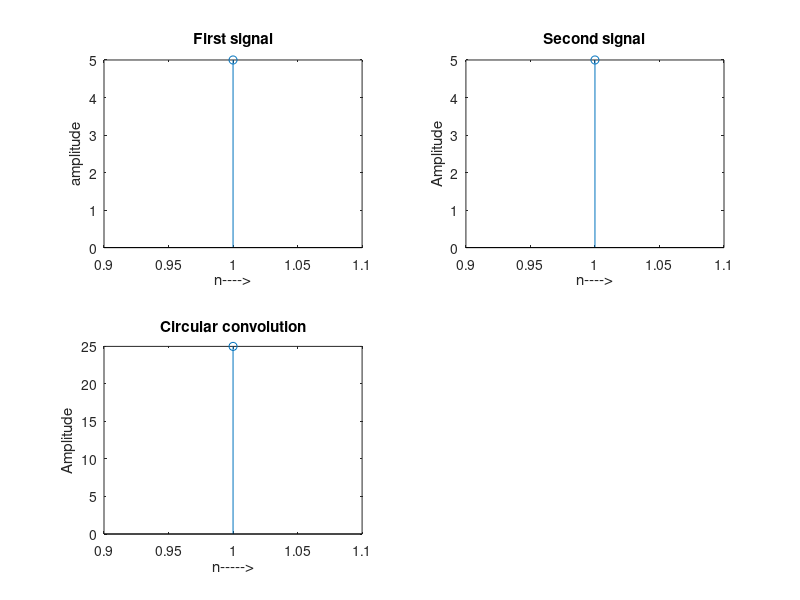

Reproduce this figure in MATLAB.
%-MD MAHADI HASAN NAHID
%-Lecturer, CSE, SUST
%-CSE 426 - Digitall Signal Processing 

%circular convolution by fft, ifft

close all;
clear all;
clc;

x1=input('enter the first sequence')
x2=input('enter the second seqquence')
N1=length(x1)
N2=length(x2)

if N1>N2
    x2=[x2,zeros(N2-N1)]
end

if N2>N1
    x1=[x1,zeros(N2-N1)]
end

N=max(N1,N2)
X1=fft(x1,N);
X2=fft(x2,N);

X3=X1.*X2

x3=ifft(X3)

subplot(2,2,1);
stem(x1);
xlabel('n---->');
ylabel('amplitude');
title('First signal');

subplot(2,2,2)
stem(x2)
xlabel('n---->');
ylabel('Amplitude');
title('Second signal');

subplot(2,2,3)
stem(x3)
xlabel('n----->');
ylabel('Amplitude');
title('Circular convolution');




